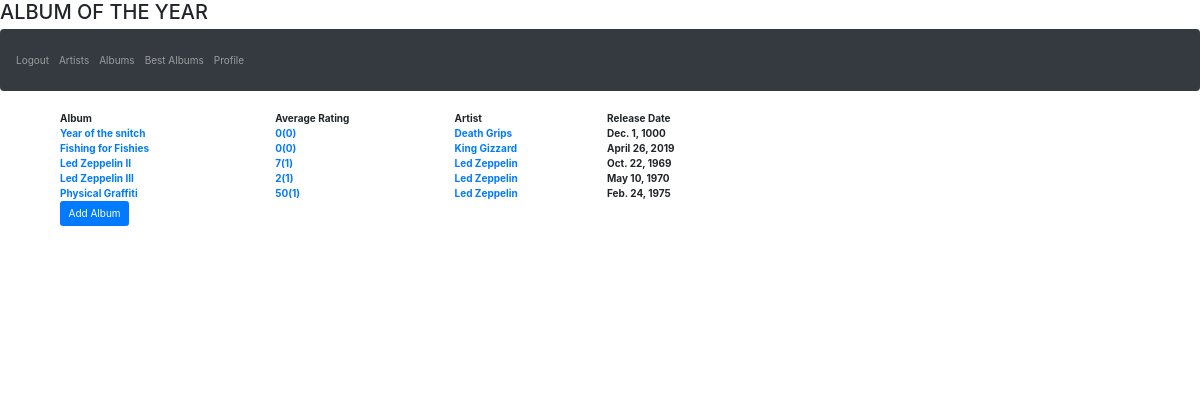
Screenshot of /music/albums/all/ (signed in) with the database file from the repository.
### music/models.py (models this page shows, shortened)
class Album(models.Model):
    album_name = models.CharField(max_length=50,blank = False,null=False,unique=True)
    avg_rating = models.SmallIntegerField(default=0)
    artist = models.ForeignKey(Artist,on_delete=models.CASCADE)
    release_date = models.DateField(blank=False,null  = False)
    added_on = models.DateTimeField(default=timezone.now())
    image = models.ImageField(upload_to='album-image',blank=True,default="download.png")
    def get_slug(self):
        return slugify(self.artist)+"-to-"+slugify(self.album_name)
    def getratingcount(self):
        return self.review_set.all().count()

class Artist(models.Model):
    artist_name = models.CharField(max_length=40,blank = False,null=False)
    website = models.URLField(max_length=100)
    image = models.ImageField(upload_to='artist-image',blank=True,default="download.png")
    def __str__(self):
        return self.artist_name
    def get_slug(self):
        return slugify(self.artist_name)

### music/views.py (the view)
class AlbumList(generic.ListView):
    model =models.Album

### users/models.py (called while the page is built)
    def get_slug(self):
        return slugify(self.user.username)

### music/templates/music/album_list.html
{% extends 'base.html' %}
{% block body_block %}
    <div class="col-md-8">
        <table style="width: 100%">
        <tr>
            <th>
                Album
            </th>
            <th>
                Average Rating
            </th>
            <th>
                Artist
            </th>
            <th>
                Release Date
            </th>
        </tr>
            {% for album in album_list  %}
                <tr>
                    <th>
                        <a href="{% url 'music:albumpage' pk=album.pk slug=album.get_slug %}">{{ album.album_name }}</a>
                    </th>
                    <th>
                        <a href="{% url 'music:albumreview' album.pk album.get_slug %}">{{ album.avg_rating }}({{ album.getratingcount }})</a>
                    </th>
                    <th>
                        <a href="{% url 'music:artistpage' pk=album.artist.pk slug=album.artist.get_slug %}">{{ album.artist }}</a>
                    </th>
                    <th>
                        {{ album.release_date }}
                    </th>
                </tr>
        {% endfor %}
    </table>
    <form action="{% url 'music:albumcreate' %}">
        <input type="submit" class="btn btn-primary" value="Add Album">
        </form>
    </div>
{% endblock %}

### rows the page displays
Album: album_name "Year of the snitch", avg_rating "0", getratingcount "0", artist "Death Grips", release_date "Dec. 1, 1000"
Album: album_name "Fishing for Fishies", avg_rating "0", getratingcount "0", artist "King Gizzard", release_date "April 26, 2019"
Album: album_name "Led Zeppelin II", avg_rating "7", getratingcount "1", artist "Led Zeppelin", release_date "Oct. 22, 1969"
Album: album_name "Led Zeppelin III", avg_rating "2", getratingcount "1", artist "Led Zeppelin", release_date "May 10, 1970"
Album: album_name "Physical Graffiti", avg_rating "50", getratingcount "1", artist "Led Zeppelin", release_date "Feb. 24, 1975"
